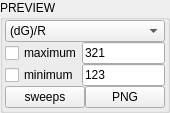
     <widget class="QGroupBox" name="gbPreview">
      <property name="geometry">
       <rect>
        <x>95</x>
        <y>420</y>
        <width>136</width>
        <height>111</height>
       </rect>
      </property>
      <property name="title">
       <string>PREVIEW</string>
      </property>
      <property name="checkable">
       <bool>false</bool>
      </property>
      <property name="checked">
       <bool>false</bool>
      </property>
      <layout class="QVBoxLayout" name="verticalLayout_5">
       <property name="spacing">
        <number>0</number>
       </property>
       <property name="leftMargin">
        <number>2</number>
       </property>
       <property name="topMargin">
        <number>0</number>
       </property>
       <property name="rightMargin">
        <number>2</number>
       </property>
       <property name="bottomMargin">
        <number>2</number>
       </property>
       <item>
        <widget class="QComboBox" name="cbPrv">
         <property name="styleSheet">
          <string notr="true">font: 7pt &quot;MS Shell Dlg 2&quot;;</string>
         </property>
         <item>
          <property name="text">
           <string>(dG)/R</string>
          </property>
         </item>
         <item>
          <property name="text">
           <string>raw PMT</string>
          </property>
         </item>
         <item>
          <property name="text">
           <string>delta PMT</string>
          </property>
         </item>
        </widget>
       </item>
       <item>
        <layout class="QGridLayout" name="gridLayout_6">
         <property name="spacing">
          <number>0</number>
         </property>
         <item row="0" column="0">
          <widget class="QCheckBox" name="cbPrvMax">
           <property name="layoutDirection">
            <enum>Qt::LeftToRight</enum>
           </property>
           <property name="styleSheet">
            <string notr="true">font: 7pt &quot;MS Shell Dlg 2&quot;;</string>
           </property>
           <property name="text">
            <string>maximum</string>
           </property>
          </widget>
         </item>
         <item row="1" column="0">
          <widget class="QCheckBox" name="cbPrvMin">
           <property name="styleSheet">
            <string notr="true">font: 7pt &quot;MS Shell Dlg 2&quot;;</string>
           </property>
           <property name="text">
            <string>minimum</string>
           </property>
          </widget>
         </item>
         <item row="0" column="1">
          <widget class="QLineEdit" name="linePrvMax">
           <property name="styleSheet">
            <string notr="true">font: 7pt &quot;MS Shell Dlg 2&quot;;</string>
           </property>
           <property name="text">
            <string>321</string>
           </property>
           <property name="frame">
            <bool>true</bool>
           </property>
          </widget>
         </item>
         <item row="1" column="1">
          <widget class="QLineEdit" name="linePrvMin">
           <property name="styleSheet">
            <string notr="true">font: 7pt &quot;MS Shell Dlg 2&quot;;</string>
           </property>
           <property name="text">
            <string>123</string>
           </property>
           <property name="frame">
            <bool>true</bool>
           </property>
          </widget>
         </item>
        </layout>
       </item>
       <item>
        <layout class="QGridLayout" name="gridLayout_9">
         <property name="spacing">
          <number>0</number>
         </property>
         <item row="0" column="0">
          <widget class="QPushButton" name="btnPrvSweeps">
           <property name="styleSheet">
            <string notr="true">font: 7pt &quot;MS Shell Dlg 2&quot;;</string>
           </property>
           <property name="text">
            <string>sweeps</string>
           </property>
           <property name="checkable">
            <bool>true</bool>
           </property>
           <property name="checked">
            <bool>false</bool>
           </property>
          </widget>
         </item>
         <item row="0" column="1">
          <widget class="QPushButton" name="btnPrvPNG">
           <property name="styleSheet">
            <string notr="true">font: 7pt &quot;MS Shell Dlg 2&quot;;</string>
           </property>
           <property name="text">
            <string>PNG</string>
           </property>
          </widget>
         </item>
        </layout>
       </item>
      </layout>
     </widget>
